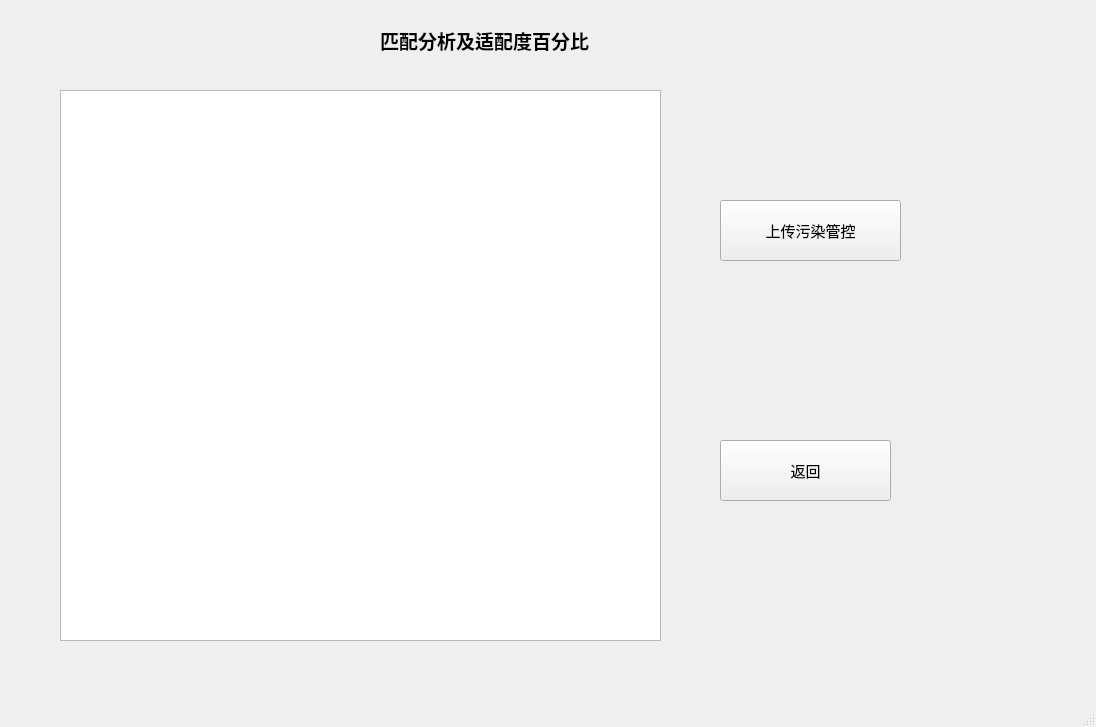
<?xml version="1.0" encoding="UTF-8"?>
<ui version="4.0">
 <class>MainWindow</class>
 <widget class="QMainWindow" name="MainWindow">
  <property name="geometry">
   <rect>
    <x>0</x>
    <y>0</y>
    <width>1096</width>
    <height>727</height>
   </rect>
  </property>
  <property name="font">
   <font>
    <pointsize>11</pointsize>
    <weight>50</weight>
    <bold>false</bold>
   </font>
  </property>
  <property name="windowTitle">
   <string>MainWindow</string>
  </property>
  <widget class="QWidget" name="centralwidget">
   <widget class="QLabel" name="label">
    <property name="geometry">
     <rect>
      <x>380</x>
      <y>20</y>
      <width>311</width>
      <height>41</height>
     </rect>
    </property>
    <property name="font">
     <font>
      <pointsize>14</pointsize>
      <weight>75</weight>
      <bold>true</bold>
     </font>
    </property>
    <property name="text">
     <string>匹配分析及适配度百分比</string>
    </property>
   </widget>
   <widget class="QTableView" name="tableView">
    <property name="geometry">
     <rect>
      <x>60</x>
      <y>90</y>
      <width>601</width>
      <height>551</height>
     </rect>
    </property>
   </widget>
   <widget class="QPushButton" name="pushButton">
    <property name="geometry">
     <rect>
      <x>720</x>
      <y>200</y>
      <width>181</width>
      <height>61</height>
     </rect>
    </property>
    <property name="text">
     <string>上传污染管控</string>
    </property>
   </widget>
   <widget class="QPushButton" name="back">
    <property name="geometry">
     <rect>
      <x>720</x>
      <y>440</y>
      <width>171</width>
      <height>61</height>
     </rect>
    </property>
    <property name="text">
     <string>返回</string>
    </property>
   </widget>
  </widget>
  <widget class="QMenuBar" name="menubar">
   <property name="geometry">
    <rect>
     <x>0</x>
     <y>0</y>
     <width>1096</width>
     <height>30</height>
    </rect>
   </property>
  </widget>
  <widget class="QStatusBar" name="statusbar"/>
 </widget>
 <resources/>
 <connections/>
</ui>
